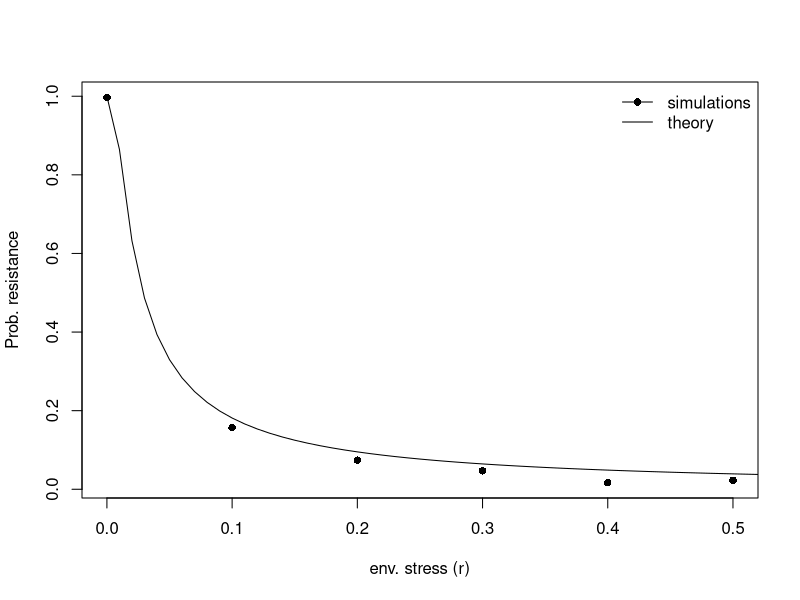
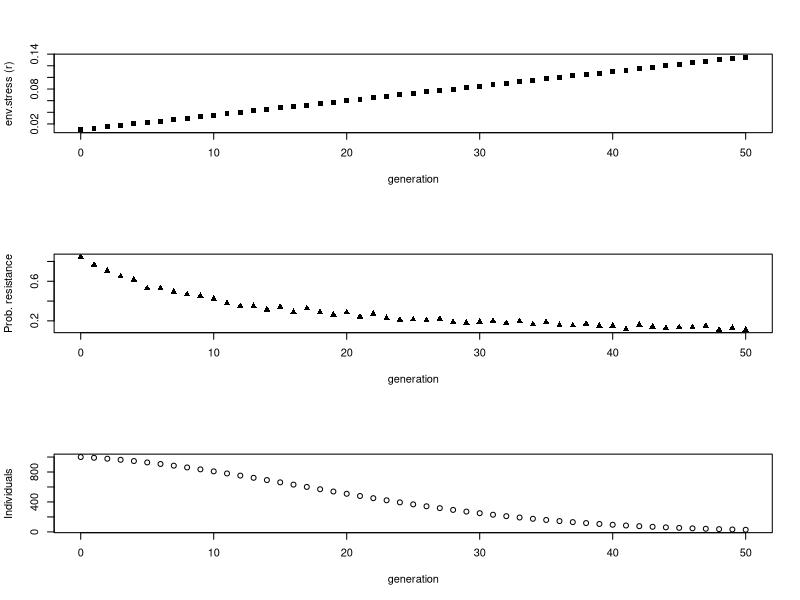
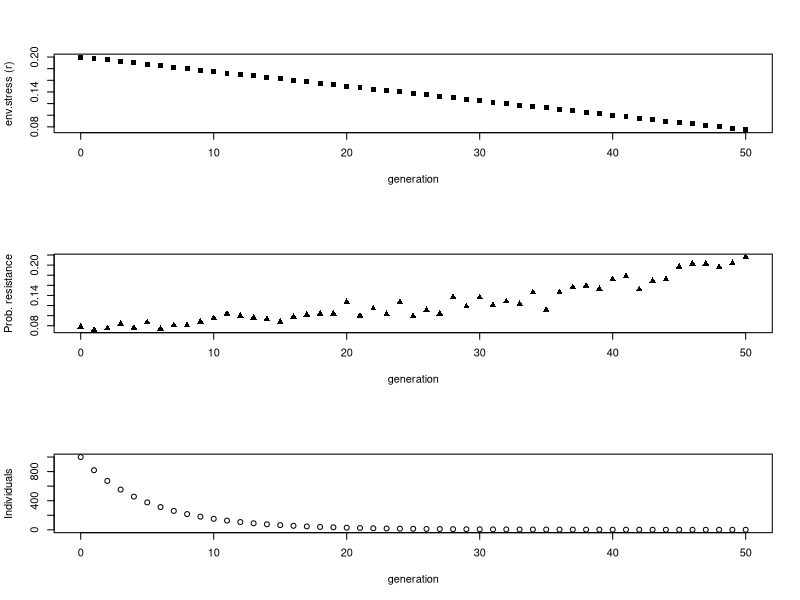
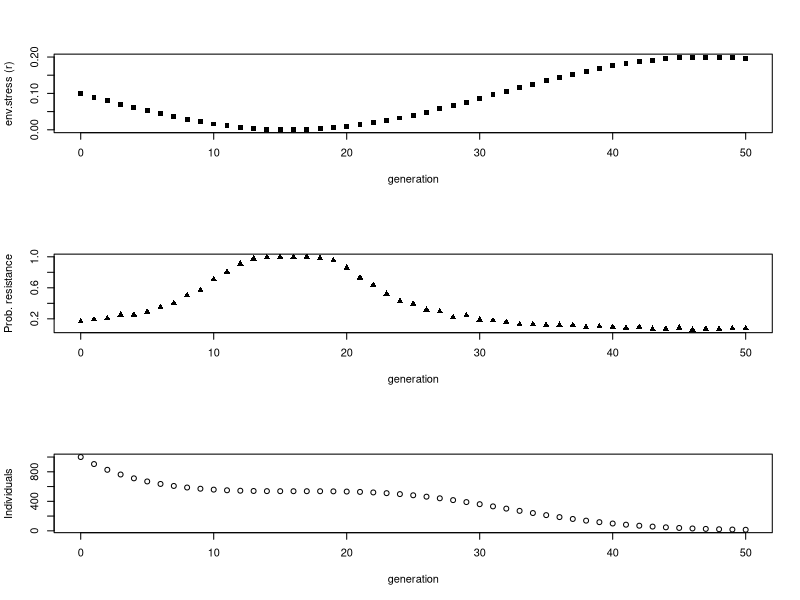

Write R code to recreate these figures, in order.
# function to simulate on replicate of the process
simulate.resistance = function(generations,resident,mutation,r,s,u,threshold)
{
  
  for(j in 1:generations)
  {
    res.exp = resident*(1-r)
    mut.exp = mutation*(1+s)
    
    resident = rpois(1,res.exp)
    mutation = rpois(1,mut.exp)
    
    new.mutations = rbinom(1,resident,u)
    
    resident = resident - new.mutations
    mutation = mutation + new.mutations
    
    if(resident == 0 & mutation == 0)
    {
      return(0)
    }
    
    if(mutation > threshold)
    {
      return(1)
    }
  }
  
  return(NA)
}

# function to simulate average of multiple replicate of the process
get.resc.prop = function(gen,wt,mut,stress,sel.coefficient,mut.rate,rep)
{
  p.rescue.all = numeric(rep)
  for(i in 1:rep)
  {
    p.rescue.all[i] = simulate.resistance(generations = gen,resident = wt,
                                          mutation = mut,r = stress,s = sel.coefficient,
                                          u = mut.rate,threshold = 1/sel.coefficient)
  }
  return(mean(p.rescue.all,na.rm=T))
}

# simulate rep replications to get the rescue probability
rep = 100
# number of wild type individuals at beginning
wt = 1000
# number of mutations initially 
mut = 0

# set parameter values 
mut.rate = 0.0001
stress = 0.2
sel.coefficient = 0.1

# set maximum number of generations to simulate
gen = 1000

# estimate resistance probability for one set of parameters:
p = get.resc.prop(gen  = gen,wt = wt,mut = mut,stress = stress,
                  sel.coefficient = sel.coefficient,mut.rate = mut.rate,
                  rep = rep)


#-----
# A example


r.vec = c(0.0001,0.1,0.2,0.3,0.4,0.5)
n = length(r.vec)
p.resc = numeric(n)
rep = 1000

for(i in 1:n)
{
  r = r.vec[i]
  p.resc[i] = get.resc.prop(gen  = gen,wt = wt,mut = mut,stress = r,
                                sel.coefficient = sel.coefficient,
                                mut.rate = mut.rate,
                                rep = rep)
}

plot(r.vec,p.resc,pch=16,
     xlab = "env. stress (r)",ylab = "Prob. resistance")

r.vals = seq(0,1,by=0.01)
theory = 1 - exp(- 2 * wt *mut.rate* sel.coefficient/r.vals )
lines(r.vals,theory)

legend("topright",c("simulations","theory"),col="black",lwd=c(1,1)
       ,pch=c(16,-1),bty="n")

#-----
#2b question : time-dependent r
#Intial parameters settings, feel free to modify them at your needs.
time = c(0:50)
n = length(time)
r.vec = numeric(n)
p.resc = numeric(n)
pop.size = numeric(n+1)
pop.size[1]= 1000

#We are going to alter r in a range between 0 to 0.2 in these simulations
#for the sake of seeing differences between the situations

#1. What happens if stress is increasing over time
for(i in 1:n) {
  r = 0.01 + 0.01*(time[i]/4)
  r.vec[i] = r
  pop.size[i+1] = pop.size[i]*exp(-r)
  p.resc[i] = get.resc.prop(gen  = gen,wt = wt,mut = mut,stress = r,
                            sel.coefficient = sel.coefficient,
                            mut.rate = mut.rate,
                            rep = rep)
}

par(mfrow = c(3,1))

#Plotting 3 figures
#Environmental stress over time
plot(time,r.vec,pch = 15,
     xlab = "generation", ylab = "env.stress (r)")
#Probability of resistance/rescue over time
plot(time,p.resc,pch=17,
     xlab = "generation", ylab = "Prob. resistance")
#Population of agents over time
plot(time, pop.size[1:n],
     xlab = "generation", ylab = "Individuals")

#2. What happens if stress is decreasing over time
for(i in 1:n) {
  r = 0.2 - (0.01*time[i]/4)
  r.vec[i] = r
  pop.size[i+1] = pop.size[i]*exp(-r)
  p.resc[i] = get.resc.prop(gen  = gen,wt = wt,mut = mut,stress = r,
                            sel.coefficient = sel.coefficient,
                            mut.rate = mut.rate,
                            rep = rep)
}

par(mfrow = c(3,1))

#Plotting 3 figures
#Environmental stress over time
plot(time,r.vec,pch = 15,
     xlab = "generation", ylab = "env.stress (r)")
#Probability of resistance/rescue over time
plot(time,p.resc,pch=17,
     xlab = "generation", ylab = "Prob. resistance")
#Population of agents over time
plot(time, pop.size[1:n],
     xlab = "generation", ylab = "Individuals")

#3. What happens if stress is cycling, for example changing in a periodic way
for(i in 1:n) {
  r = 0.1 - (sin(0.1*time[i])/10)
  r.vec[i] = r
  pop.size[i+1] = pop.size[i]*exp(-r)
  p.resc[i] = get.resc.prop(gen  = gen,wt = wt,mut = mut,stress = r,
                            sel.coefficient = sel.coefficient,
                            mut.rate = mut.rate,
                            rep = rep)
}
par(mfrow = c(3,1))

#Plotting 3 figures
#Environmental stress over time
plot(time,r.vec,pch = 15,
     xlab = "generation", ylab = "env.stress (r)")
#Probability of resistance/rescue over time
plot(time,p.resc,pch=17,
     xlab = "generation", ylab = "Prob. resistance")
#Population of agents over time
plot(time, pop.size[1:n],
     xlab = "generation", ylab = "Individuals")
